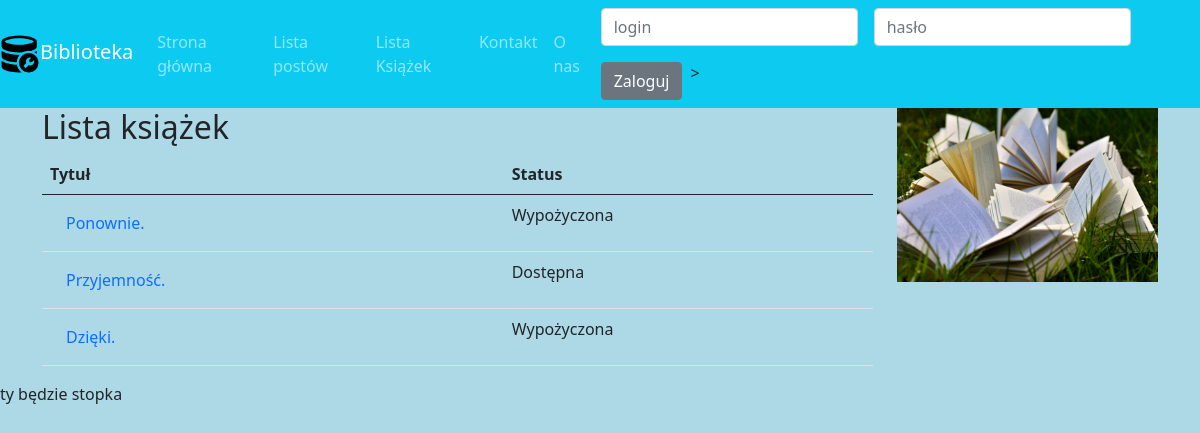
The page /books/ on the database its author committed.
### books/models.py (models this page shows, shortened)
class Book(Timestamped):
    title = models.CharField(max_length=255)
    description = models.TextField()
    available = models.BooleanField(default=False)
    publication_year = models.IntegerField()
    tags = models.ManyToManyField("tags.Tag", related_name="books")
    authors = models.ManyToManyField(Author, related_name="books")

### books/views.py (the view)
# urls.py: path('', books_list, name="list"),
def books_list(request):
    books = Book.objects.all()
    context = {"books_list": books}
    return render(request, "books/list.html", context)

### books/templates/books/list.html (shortened to what this page needs)
{% extends "base.html" %}
{% load static %}
{% block content %}
    <div class="row">
        <div class="col-md-9">
            <h2>Lista książek</h2>
            <table class="table table-condensed">
                <thead>
                <tr>
                    <th>Tytuł</th>
                    <th>Status</th>
                </tr>
                </thead>
                <tbody>
                {% for book in books_list %}
                    <tr>
                        <td><a class="nav-link" href="{% url 'books:details' book.id %}">{{ book.title }}</a></td>
                        <td>
                            {% if book.available == True %}Dostępna{% else %}Wypożyczona{% endif %}
                        </td>
                    </tr>
                {% endfor %}
                </tbody>
            </table>
        </div>
        <div class="col-md-3">
            <img src="{% static "books/img/pexels-pixabay-415078.jpg" %}" alt="books image" width="100%">
        </div>
    </div>
{% endblock %}

### main/static/main/css/style.css (style rules this page uses)
body { background-color: lightblue; }

### rows shown on the page
Book: title "Ponownie.", available "Wypożyczona"
Book: title "Przyjemność.", available "Dostępna"
Book: title "Dzięki.", available "Wypożyczona"
